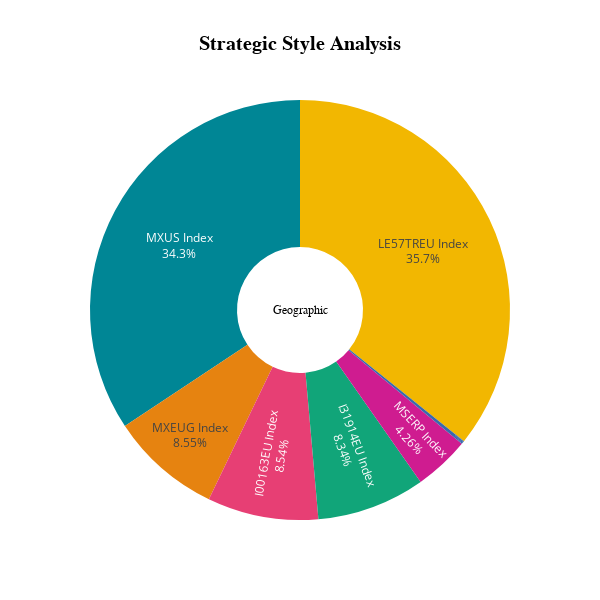

The code cell stored with this chart in its notebook:
### Markdown cell above
<details>

<summary>Code for figure</summary>

```python
labels = selected_indices
values = optimized_weights

fig = go.Figure(data=[go.Pie(labels=labels, values=values, 
                             textinfo='percent+label', 
                             hoverinfo='label+percent', 
                             marker=dict(colors=px.colors.qualitative.Bold),
                             textposition='inside', hole=0.3)])

fig.update_layout(
    title='<b>Strategic Style Analysis</b>',
    title_font=dict(size=20, family='Arial', color='black'),
    annotations=[dict(text='Geographic', font=dict(size=12, family='Arial', color='black'),
                      showarrow=False, x=0.5, y=0.5)],
    height=600,  
    width=600, 
    showlegend=False,
    title_x=0.5
)


fig.show()

fig.write_image("str.png", format="png", width=300, height=300, scale=3)
```

</details>

![](str_1.png)

### Code cell
labels = selected_indices
values = optimized_weights

fig = go.Figure(data=[go.Pie(labels=labels, values=values, 
                             textinfo='percent+label', 
                             hoverinfo='label+percent', 
                             marker=dict(colors=px.colors.qualitative.Bold),
                             textposition='inside', hole=0.3)])

fig.update_layout(
    title='<b>Strategic Style Analysis</b>',
    title_font=dict(size=20, family='Arial', color='black'),
    annotations=[dict(text='Geographic', font=dict(size=12, family='Arial', color='black'),
                      showarrow=False, x=0.5, y=0.5)],
    height=600,  
    width=600, 
    showlegend=False,
    title_x=0.5
)


fig.show()

fig.write_html('str_1.html')

### Figure 1 — Plotly figure (JSON) as saved in the notebook; plotly's stock layout.template omitted (floating-point values rounded to 4 significant figures)
{"data": [{"hole": 0.3, "hoverinfo": "label+percent", "labels": ["I00039EU Index", "I31914EU Index", "I00001EU Index", "LE57TREU Index", "I00163EU Index", "I04276EU Index", "MXEUG Index", "MXUS Index", "MSERP Index", "MXGB Index"], "marker": {"colors": ["rgb(127, 60, 141)", "rgb(17, 165, 121)", "rgb(57, 105, 172)", "rgb(242, 183, 1)", "rgb(231, 63, 116)", "rgb(128, 186, 90)", "rgb(230, 131, 16)", "rgb(0, 134, 149)", "rgb(207, 28, 144)", "rgb(249, 123, 114)", "rgb(165, 170, 153)"]}, "textinfo": "percent+label", "textposition": "inside", "type": "pie", "values": [2.908e-16, 0.08339, 0.00259, 0.3574, 0.08542, 1.991e-16, 0.08546, 0.3431, 0.04264, 0]}], "layout": {"annotations": [{"font": {"color": "black", "family": "Arial", "size": 12}, "showarrow": false, "text": "Geographic", "x": 0.5, "y": 0.5}], "height": 600, "showlegend": false, "title": {"font": {"color": "black", "family": "Arial", "size": 20}, "text": "<b>Strategic Style Analysis</b>", "x": 0.5}, "width": 600}}
